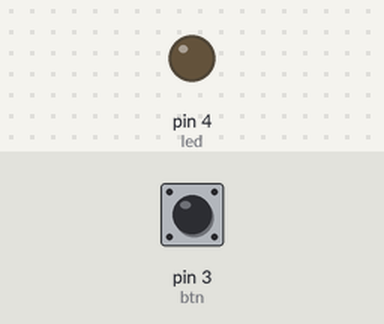
The sketch below on a simulated Arduino Uno, built with avr-gcc and run on an emulated ATmega328P. On the bench: output pins drawn as LEDs (lit = HIGH). Inputs (shaded band) come from the test bench; at power-on: pin 3 (btn) LOW.

Above: at 1.2 s.
1.3 s: pin 3 (btn) pulled HIGH for 0.15 s
At 2.1 s:
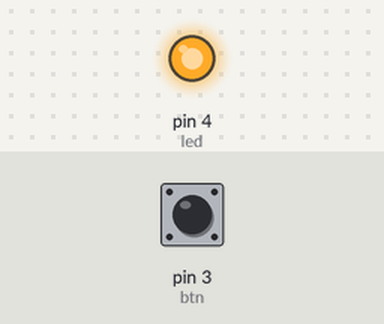
2.9 s: pin 3 (btn) pulled HIGH for 1 s
At 4.5 s:
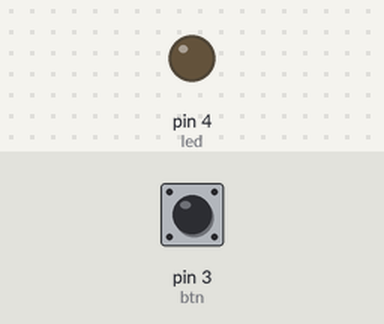
5.4 s: pin 3 (btn) pulled HIGH for 3.2 s
At 9.3 s:
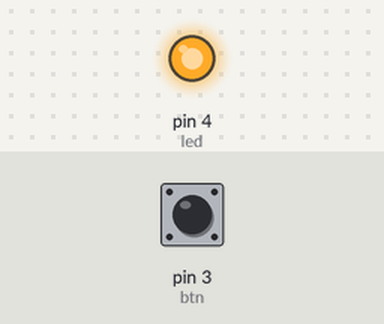
Timing chart, 0 to 10.8 s (numbered marks = the images above; inputs shaded):
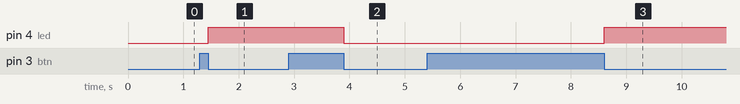

The sketch:

btn_read.ino
```cpp
#define led 4
#define btn 3
int btnClicked = 0;
int btnFree = 0;

void changeLed() {
  if (digitalRead(led) == HIGH) {
    digitalWrite(led, LOW);
  } else {
    digitalWrite(led, HIGH);
  }
}

void keyup() {
  if((btnClicked == 1) and (btnFree == 1)) {
    btnClicked = 0;
    btnFree = 0;
    changeLed();
  }
}

void setup() {
  pinMode(btn, INPUT);
  pinMode(led, OUTPUT);
}

void loop() {
  if (digitalRead(btn) == HIGH) {
    btnClicked = 1;
    btnFree = 0;
  } else {
    btnFree = 1;
  }

  keyup();
}
```

Measured:
- after the input at 1.3 s, pin 4 (led): LOW → HIGH after 0.15 s
- after the input at 2.9 s, pin 4 (led): HIGH → LOW after 1.0 s
- after the input at 5.4 s, pin 4 (led): LOW → HIGH after 3.2 s
